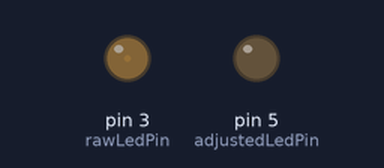
Recording of a sketch running on a simulated Arduino Uno, built with avr-gcc and run on an emulated ATmega328P. Shown: output pins drawn as LEDs (lit = HIGH).

Above: at 0.05 s.
At 1.15 s:
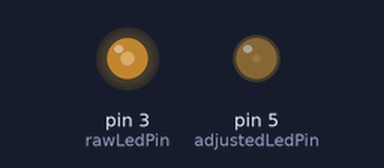
At 2.3 s:
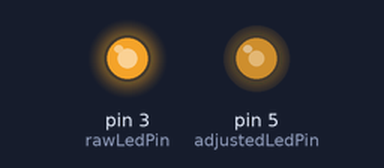
At 4.55 s:
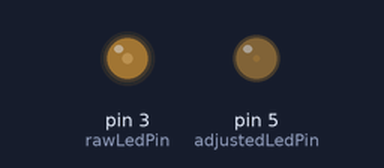
Timing chart, 0 to 6.6 s (numbered marks = the images above):
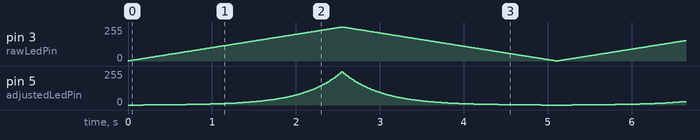

The sketch:

nonlinear_human_vision.ino
```cpp
/*
* ProgmemCurve sketch
* uses table in program memory to convert linear to exponential output
* See Recipe 7.2 and Figure 7-2
*/

#include <avr/pgmspace.h> // needed for PROGMEM

// table of exponential values
// generated for values of i from 0 to 255 -> x=round( pow( 2.0, i/32.0) - 1);
const byte table[] PROGMEM = {
  0,   0,   0,   0,   0,   0,   0,   0,   0,   0,   0,   0,   0,   0,   0,   0,
  0,   0,   0,   1,   1,   1,   1,   1,   1,   1,   1,   1,   1,   1,   1,   1,
  1,   1,   1,   1,   1,   1,   1,   1,   1,   1,   1,   2,   2,   2,   2,   2,
  2,   2,   2,   2,   2,   2,   2,   2,   2,   2,   3,   3,   3,   3,   3,   3,
  3,   3,   3,   3,   3,   3,   4,   4,   4,   4,   4,   4,   4,   4,   4,   5,
  5,   5,   5,   5,   5,   5,   5,   6,   6,   6,   6,   6,   6,   6,   7,   7,
  7,   7,   7,   8,   8,   8,   8,   8,   9,   9,   9,   9,   9,  10,  10,  10,
 10,  11,  11,  11,  11,  12,  12,  12,  12,  13,  13,  13,  14,  14,  14,  15,
 15,  15,  16,  16,  16,  17,  17,  18,  18,  18,  19,  19,  20,  20,  21,  21,
 22,  22,  23,  23,  24,  24,  25,  25,  26,  26,  27,  28,  28,  29,  30,  30,
 31,  32,  32,  33,  34,  35,  35,  36,  37,  38,  39,  40,  40,  41,  42,  43,
 44,  45,  46,  47,  48,  49,  51,  52,  53,  54,  55,  56,  58,  59,  60,  62,
 63,  64,  66,  67,  69,  70,  72,  73,  75,  77,  78,  80,  82,  84,  86,  88,
 90,  91,  94,  96,  98, 100, 102, 104, 107, 109, 111, 114, 116, 119, 122, 124,
127, 130, 133, 136, 139, 142, 145, 148, 151, 155, 158, 161, 165, 169, 172, 176,
180, 184, 188, 192, 196, 201, 205, 210, 214, 219, 224, 229, 234, 239, 244, 250
};

const int rawLedPin = 3; // this LED is fed with raw values
const int adjustedLedPin = 5; // this LED is driven from table

int brightness = 0;
int increment = 1;

void setup()
{
// pins driven by analogWrite do not need to be declared as outputs
}

void loop()
{
if (brightness > 254)
  increment = -1; // count down after reaching 255
else if (brightness < 1)
  increment = 1; // count up after dropping back down to 0
brightness = brightness + increment; // increment (or decrement sign is minus)

// write the brightness value to the LEDs
analogWrite(rawLedPin, brightness); // this is the raw value
int adjustedBrightness = pgm_read_byte(&table[brightness]); // adjusted value
analogWrite(adjustedLedPin, adjustedBrightness);
delay(10); // 10ms for each step change means 2.55 secs to fade up or down
}
```
